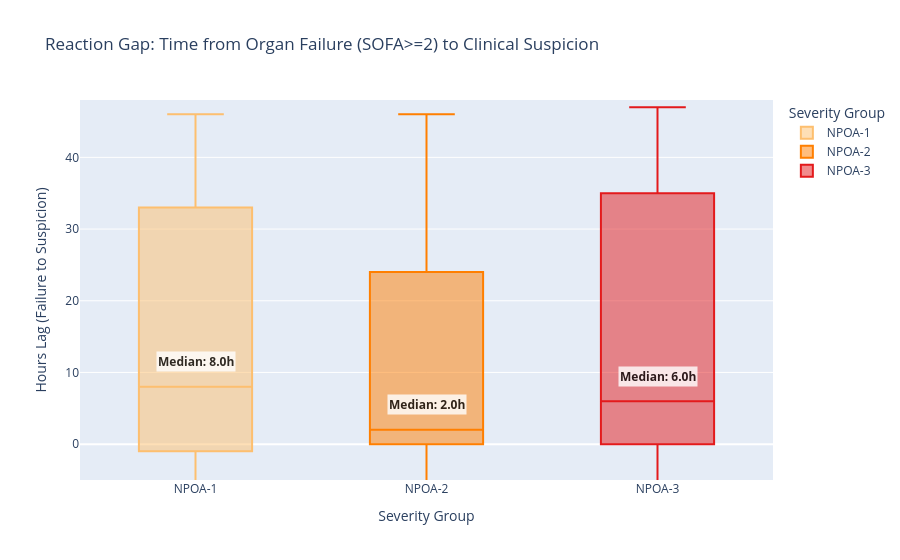

Notebook code cell kept with this figure:
### Code cell
import polars as pl
import plotly.express as px

# -------------------------------------------------------------------------
# 1. SETUP: RECONSTRUCT NECESSARY TABLES
# -------------------------------------------------------------------------
# We assume 'df' is your main raw Polars DataFrame or LazyFrame
lf = df_all.lazy().filter(~pl.col("Sepsis_Category").str.contains("UPOA-"))

# A. RECREATE "df_coded" (Sepsis Categories)
df_coded = lf.select([
    "PAT_ENC_CSN_ID", "Sepsis_Category", "Admit_Time", "FLAG_DEATH_CLARITY"
]).unique().with_columns(
    pl.col("Sepsis_Category").str.extract(r"([A-Z]+)", 1).alias("Onset_Type"),
    pl.col("Sepsis_Category").str.extract(r"(\d+)", 1).cast(pl.Int32).alias("Severity_Level")
)

# B. RECREATE "df_suspected_infection" (Time Zero)
# Identify Antibiotics and Cultures
lf_abx = lf.filter(
    pl.col("event_full_name").str.to_lowercase().str.contains("levofloxacin|vancomycin|cefepime|piperacillin|meropenem|ceftriaxone|ampicillin|gentamicin|metronidazole|azithromycin|ciprofloxacin|clindamycin|doxycycline|linezolid")
).select(["PAT_ENC_CSN_ID", "Event_DateTime"]).rename({"Event_DateTime": "Abx_Time"})

lf_culture = lf.filter(
    pl.col("event_full_name").str.to_lowercase().str.contains("culture") &
    pl.col("event_full_name").str.to_lowercase().str.contains("blood|urine|sputum")
).select(["PAT_ENC_CSN_ID", "Event_DateTime"]).rename({"Event_DateTime": "Culture_Time"})

# Join to find Suspicion Time (Abx + Culture within 24h)
df_suspected_infection = (
    lf_abx.join(lf_culture, on="PAT_ENC_CSN_ID", how="inner")
    .filter(
        (pl.col("Abx_Time") >= pl.col("Culture_Time") - pl.duration(hours=24)) & 
        (pl.col("Abx_Time") <= pl.col("Culture_Time") + pl.duration(hours=72))
    )
    .with_columns(
        pl.min_horizontal("Abx_Time", "Culture_Time").alias("Suspected_Infection_Time")
    )
    .group_by("PAT_ENC_CSN_ID")
    .agg(pl.col("Suspected_Infection_Time").min())
)

# C. RECREATE "lf_sofa_all" (Scored SOFA Events - Long Format)
# Helper to score system
def score_system(name_filter, col_alias, thresholds, scores):
    # thresholds/scores lists must be ordered (e.g. >= 5 then 4, >= 3.5 then 3...)
    sub_lf = lf.filter(
        pl.col("event_full_name").str.to_lowercase().str.contains(name_filter) &
        pl.col("MEAS_VALUE").is_not_null()
    ).with_columns(
        # Robust Regex Extraction
        pl.col("MEAS_VALUE").str.extract(r"(-?\d+\.?\d*)", 1).cast(pl.Float64, strict=False).alias("Val")
    )
    
    # Apply Scoring Logic
    expr = pl.when(pl.lit(False)).then(0) # Start
    for thresh, score in zip(thresholds, scores):
        if name_filter == "platelet" or name_filter == "glasgow" or "arterial" in name_filter: # Lower is worse
             expr = expr.when(pl.col("Val") < thresh).then(score)
        else: # Higher is worse (Creatinine, Bilirubin)
             expr = expr.when(pl.col("Val") >= thresh).then(score)
    
    return sub_lf.with_columns(
        expr.otherwise(0).alias("SOFA_Points"),
        pl.lit(col_alias).alias("System")
    ).select(["PAT_ENC_CSN_ID", "Event_DateTime", "System", "SOFA_Points"])

# Define Systems
lf_renal = score_system("creatinine", "Renal", [5.0, 3.5, 2.0, 1.2], [4, 3, 2, 1])
lf_liver = score_system("bilirubin", "Liver", [12.0, 6.0, 2.0, 1.2], [4, 3, 2, 1])
lf_coag = score_system("platelet", "Coagulation", [20, 50, 100, 150], [4, 3, 2, 1])
# lf_cns = score_system("glasgow", "CNS", [6, 10, 13, 15], [4, 3, 2, 1])
lf_cardio = score_system("mean arterial|blood pressure", "Cardiovascular", [70], [1])

# Combine all systems
# lf_sofa_all = pl.concat([lf_renal, lf_liver, lf_coag, lf_cns, lf_cardio])
lf_sofa_all = pl.concat([lf_renal, lf_liver, lf_coag, lf_cardio])

# -------------------------------------------------------------------------
# 2. CALCULATE THE "REACTION GAP"
# -------------------------------------------------------------------------

# STEP A: FILTER SOFA EVENTS BEFORE SUSPICION
lf_onset_check = (
    df_suspected_infection.lazy().join(
        lf_sofa_all,
        on="PAT_ENC_CSN_ID",
        how="inner"
    )
    .filter(
        # Look at the 48 hours BEFORE the doctor acted
        (pl.col("Event_DateTime") >= pl.col("Suspected_Infection_Time") - pl.duration(hours=48)) &
        (pl.col("Event_DateTime") < pl.col("Suspected_Infection_Time") + pl.duration(hours=24)) &
        # Filter for Critical Events (Score >= 2) - This is the "Crash" threshold
        (pl.col("SOFA_Points") >= 2)
    )
)

# STEP B: DETERMINE "PHYSIOLOGICAL ONSET" (Earliest crash time)
df_onset_gap = (
    lf_onset_check
    .group_by("PAT_ENC_CSN_ID")
    .agg([
        pl.col("Suspected_Infection_Time").first(),
        # The earliest sign of organ failure
        pl.col("Event_DateTime").min().alias("Physiological_Onset_Time"),
        # What failed first?
        pl.col("System").sort_by("Event_DateTime").first().alias("First_Organ_Failed")
    ])
    .with_columns(
        # THE GAP: How long did the patient wait? (Suspicion - Failure)
        ((pl.col("Suspected_Infection_Time") - pl.col("Physiological_Onset_Time"))
         .dt.total_hours())
         .alias("Hours_Lag_Organ_Failure_to_Action")
    )
    .collect()
)

# STEP C: JOIN WITH SEPSIS CATEGORY
df_gap_analysis = df_onset_gap.join(
    df_coded.collect(),
    on="PAT_ENC_CSN_ID",
    how="inner"
).to_pandas()

# Filter for NPOA
df_npoa_gap = df_gap_analysis[
    (df_gap_analysis["Onset_Type"] == "NPOA") &
    (df_gap_analysis["Severity_Level"].isin([1, 2, 3]))
]

# -------------------------------------------------------------------------
# 3. VISUALIZATION WITH MEDIAN ANNOTATIONS
# -------------------------------------------------------------------------

# Calculate Medians per Group
medians = df_npoa_gap.groupby("Sepsis_Category")["Hours_Lag_Organ_Failure_to_Action"].median()

fig = px.box(
    df_npoa_gap,
    x="Sepsis_Category",
    y="Hours_Lag_Organ_Failure_to_Action",
    title="Reaction Gap: Time from Organ Failure (SOFA>=2) to Clinical Suspicion",
    labels={
        "Hours_Lag_Organ_Failure_to_Action": "Hours Lag (Failure to Suspicion)",
        "Sepsis_Category": "Severity Group"
    },
    category_orders={"Sepsis_Category": ["NPOA-1", "NPOA-2", "NPOA-3"]},
    color="Sepsis_Category",
    color_discrete_map={
        "NPOA-1": "#FDBF6F", # Light Orange
        "NPOA-2": "#FF7F00", # Orange
        "NPOA-3": "#E31A1C"  # Red
    }
)

# Loop to add text annotations for medians
for cat, median_val in medians.items():
    fig.add_annotation(
        x=cat,
        y=median_val,
        text=f"<b>Median: {median_val:.1f}h</b>", # Bold Text
        showarrow=False, # Just floating text
        yshift=25, # Push it slightly above the median line
        font=dict(size=12, color="black"),
        bgcolor="white",
        opacity=0.8
    )

# Focus Y-Axis on the immediate window (e.g., -5 to 48h)
# Negative lag = Doctor treated BEFORE the lab result came back (Proactive)
fig.update_yaxes(range=[-5, 48]) 

fig.show()

### Figure 1 — Plotly figure (JSON) as saved in the notebook; plotly's stock layout.template omitted (floating-point values rounded to 4 significant figures; data arrays with more than 128 entries replaced by an {"elided": "..."} marker saying what was removed)
{"data": [{"alignmentgroup": "True", "hovertemplate": "Severity Group=%{x}<br>Hours Lag (Failure to Suspicion)=%{y}<extra></extra>", "legendgroup": "NPOA-1", "marker": {"color": "#FDBF6F"}, "name": "NPOA-1", "notched": false, "offsetgroup": "NPOA-1", "orientation": "v", "showlegend": true, "type": "box", "x": ["NPOA-1", "NPOA-1", "NPOA-1", "NPOA-1", "NPOA-1", "NPOA-1", "NPOA-1", "NPOA-1", "NPOA-1", "NPOA-1", "NPOA-1", "NPOA-1", "NPOA-1", "NPOA-1", "NPOA-1", "NPOA-1", "NPOA-1", "NPOA-1", "NPOA-1", "NPOA-1", "NPOA-1", "NPOA-1", "NPOA-1", "NPOA-1", "NPOA-1", "NPOA-1", "NPOA-1", "NPOA-1", "NPOA-1", "NPOA-1", "NPOA-1", "NPOA-1", "NPOA-1", "NPOA-1", "NPOA-1", "NPOA-1", "NPOA-1", "NPOA-1", "NPOA-1", "NPOA-1", "NPOA-1", "NPOA-1", "NPOA-1", "NPOA-1", "NPOA-1", "NPOA-1", "NPOA-1", "NPOA-1", "NPOA-1", "NPOA-1", "NPOA-1", "NPOA-1", "NPOA-1", "NPOA-1", "NPOA-1", "NPOA-1", "NPOA-1", "NPOA-1", "NPOA-1", "NPOA-1", "NPOA-1", "NPOA-1", "NPOA-1", "NPOA-1", "NPOA-1", "NPOA-1", "NPOA-1", "NPOA-1", "NPOA-1", "NPOA-1", "NPOA-1", "NPOA-1", "NPOA-1", "NPOA-1", "NPOA-1", "NPOA-1", "NPOA-1", "NPOA-1", "NPOA-1", "NPOA-1", "NPOA-1", "NPOA-1", "NPOA-1", "NPOA-1", "NPOA-1", "NPOA-1", "NPOA-1", "NPOA-1", "NPOA-1", "NPOA-1", "NPOA-1", "NPOA-1", "NPOA-1", "NPOA-1"], "x0": " ", "xaxis": "x", "y": [-3, -1, 21, 31, -1, 1, 41, 20, 37, -1, -5, -1, 3, 41, 33, 36, 26, 25, 35, 0, 7, -10, 5, 1, 5, 0, 46, -1, -11, 37, 46, 0, -10, 0, 0, 19, 43, -17, 25, 34, 24, 27, 28, 0, -15, -16, 40, 28, 15, 42, 0, -1, 21, -2, 46, 33, 10, -17, 0, 18, 0, 37, 37, 46, -2, 46, -20, -16, 0, 32, 26, 40, -3, 33, 7, -1, 1, -2, 33, 46, -2, 28, 28, -13, 6, 0, 35, 0, 15, -9, -14, 39, 27, 9], "y0": " ", "yaxis": "y"}, {"alignmentgroup": "True", "hovertemplate": "Severity Group=%{x}<br>Hours Lag (Failure to Suspicion)=%{y}<extra></extra>", "legendgroup": "NPOA-2", "marker": {"color": "#FF7F00"}, "name": "NPOA-2", "notched": false, "offsetgroup": "NPOA-2", "orientation": "v", "showlegend": true, "type": "box", "x": ["NPOA-2", "NPOA-2", "NPOA-2", "NPOA-2", "NPOA-2", "NPOA-2", "NPOA-2", "NPOA-2", "NPOA-2", "NPOA-2", "NPOA-2", "NPOA-2", "NPOA-2", "NPOA-2", "NPOA-2", "NPOA-2", "NPOA-2", "NPOA-2", "NPOA-2", "NPOA-2", "NPOA-2", "NPOA-2"], "x0": " ", "xaxis": "x", "y": [0, -20, 2, -2, 2, 0, 4, 1, 46, 0, 24, 45, 31, 1, 26, -6, 41, 1, 24, -18, 7, 6], "y0": " ", "yaxis": "y"}, {"alignmentgroup": "True", "hovertemplate": "Severity Group=%{x}<br>Hours Lag (Failure to Suspicion)=%{y}<extra></extra>", "legendgroup": "NPOA-3", "marker": {"color": "#E31A1C"}, "name": "NPOA-3", "notched": false, "offsetgroup": "NPOA-3", "orientation": "v", "showlegend": true, "type": "box", "x": {"elided": "166 str values"}, "x0": " ", "xaxis": "x", "y": {"elided": "166 int values"}, "y0": " ", "yaxis": "y"}], "layout": {"annotations": [{"bgcolor": "white", "font": {"color": "black", "size": 12}, "opacity": 0.8, "showarrow": false, "text": "<b>Median: 8.0h</b>", "x": "NPOA-1", "y": 8, "yshift": 25}, {"bgcolor": "white", "font": {"color": "black", "size": 12}, "opacity": 0.8, "showarrow": false, "text": "<b>Median: 2.0h</b>", "x": "NPOA-2", "y": 2, "yshift": 25}, {"bgcolor": "white", "font": {"color": "black", "size": 12}, "opacity": 0.8, "showarrow": false, "text": "<b>Median: 6.0h</b>", "x": "NPOA-3", "y": 6, "yshift": 25}], "boxmode": "overlay", "legend": {"title": {"text": "Severity Group"}, "tracegroupgap": 0}, "title": {"text": "Reaction Gap: Time from Organ Failure (SOFA>=2) to Clinical Suspicion"}, "xaxis": {"anchor": "y", "categoryarray": ["NPOA-1", "NPOA-2", "NPOA-3"], "categoryorder": "array", "domain": [0, 1], "title": {"text": "Severity Group"}}, "yaxis": {"anchor": "x", "domain": [0, 1], "range": [-5, 48], "title": {"text": "Hours Lag (Failure to Suspicion)"}}}}
